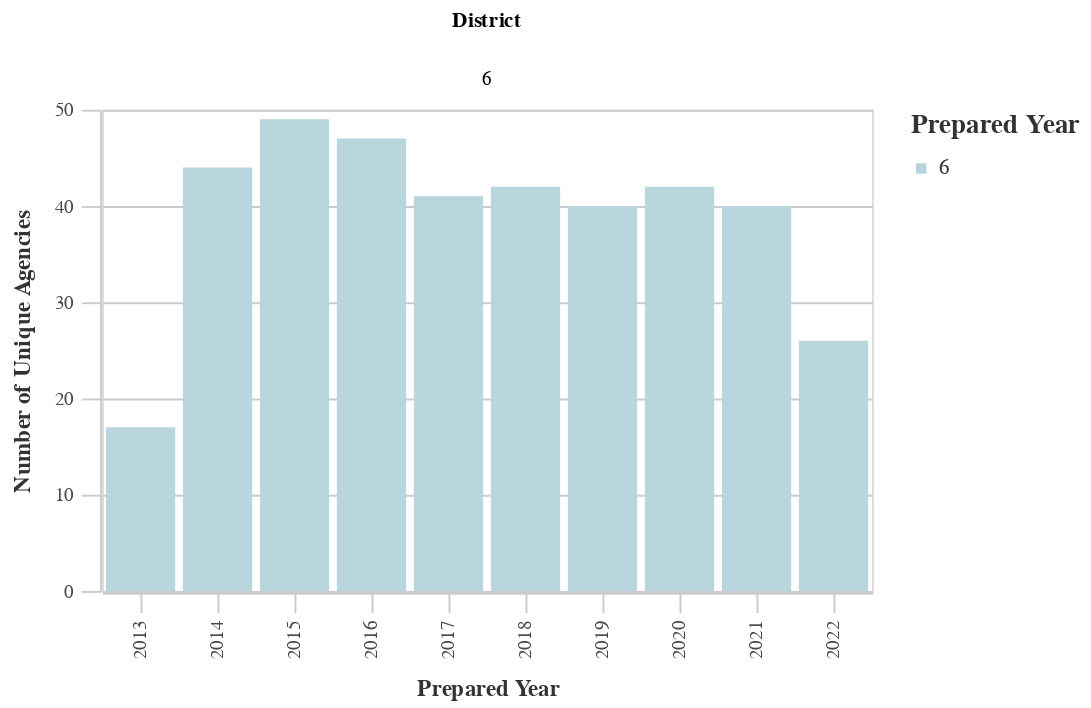

This figure's notebook cell:
### Code cell
# Unique Agencies by Dist
dist_years_agency = ((
        df
        >> group_by(_.prepared_y, _.dist)
        >> summarize(n=_.primary_agency_name.nunique())
        >> arrange(-_.prepared_y)
    )
        .rename(columns={'dist':'District', 'n':'Count'})
    )
chart10 = (alt.Chart(dist_years_agency).mark_bar().encode(
        column='District:N',
        x=alt.X('prepared_y:O', title='Prepared Year'),
        y=alt.Y('Count:Q', title='Number of Unique Agencies'),
        color = alt.Color("District:N", 
                              scale=alt.Scale(
                                  range=altair_utils.CALITP_SEQUENTIAL_COLORS),  
                               legend=alt.Legend(title="Prepared Year")
                              )))
                              
chart10 = styleguide.preset_chart_config(chart10)
chart10 = _dla_utils_reports.add_tooltip(chart10, 'prepared_y', 'Count')
    
display(HTML("<h4><strong>Number of Unique Agencies by District</strong></h4>"))
display(chart10)

### Figure 1 — Vega-Lite specification as saved in the notebook (floating-point values rounded to 4 significant figures)
{"config": {"view": {"continuousWidth": 400, "continuousHeight": 300}, "axis": {"domainColor": "#cbcbcb", "grid": true, "gridColor": "#cbcbcb", "gridWidth": 1, "labelColor": "#474747", "labelFont": "Nunito Sans", "labelFontSize": 10, "labelPadding": 4, "tickColor": "#cbcbcb", "tickSize": 10, "titleColor": "#333", "titleFont": "Raleway", "titleFontSize": 12, "titlePadding": 10}, "axisBand": {"grid": false}, "background": "white", "font": "Raleway", "header": {"labelFont": "Nunito Sans", "titleFont": "Raleway"}, "legend": {"labelColor": "#333", "labelFont": "Nunito Sans", "labelFontSize": 11, "labelLimit": 0, "padding": 1, "symbolSize": 30, "symbolType": "square", "titleColor": "#333", "titleFont": "Raleway", "titleFontSize": 14, "titlePadding": 10}, "title": {"anchor": "middle", "font": "Raleway", "fontSize": 18, "fontWeight": 300, "offset": 20}}, "data": {"name": "data-8e1b8dd5a66a24f70fba9f356817d82d"}, "mark": "bar", "encoding": {"color": {"field": "District", "legend": {"title": "Prepared Year"}, "scale": {"range": ["#B9D6DF", "#8CBCCB", "#2EA8CE", "#136C97", "#0B405B"]}, "type": "nominal"}, "column": {"field": "District", "type": "nominal"}, "tooltip": [{"field": "prepared_y", "type": "quantitative"}, {"field": "Count", "type": "quantitative"}], "x": {"field": "prepared_y", "title": "Prepared Year", "type": "ordinal"}, "y": {"field": "Count", "title": "Number of Unique Agencies", "type": "quantitative"}}, "height": 250, "width": 400, "$schema": "https://vega.github.io/schema/vega-lite/v4.17.0.json", "datasets": {"data-8e1b8dd5a66a24f70fba9f356817d82d": [{"prepared_y": 2022.0, "District": 6, "Count": 26}, {"prepared_y": 2021.0, "District": 6, "Count": 40}, {"prepared_y": 2020.0, "District": 6, "Count": 42}, {"prepared_y": 2019.0, "District": 6, "Count": 40}, {"prepared_y": 2018.0, "District": 6, "Count": 42}, {"prepared_y": 2017.0, "District": 6, "Count": 41}, {"prepared_y": 2016.0, "District": 6, "Count": 47}, {"prepared_y": 2015.0, "District": 6, "Count": 49}, {"prepared_y": 2014.0, "District": 6, "Count": 44}, {"prepared_y": 2013.0, "District": 6, "Count": 17}]}}
